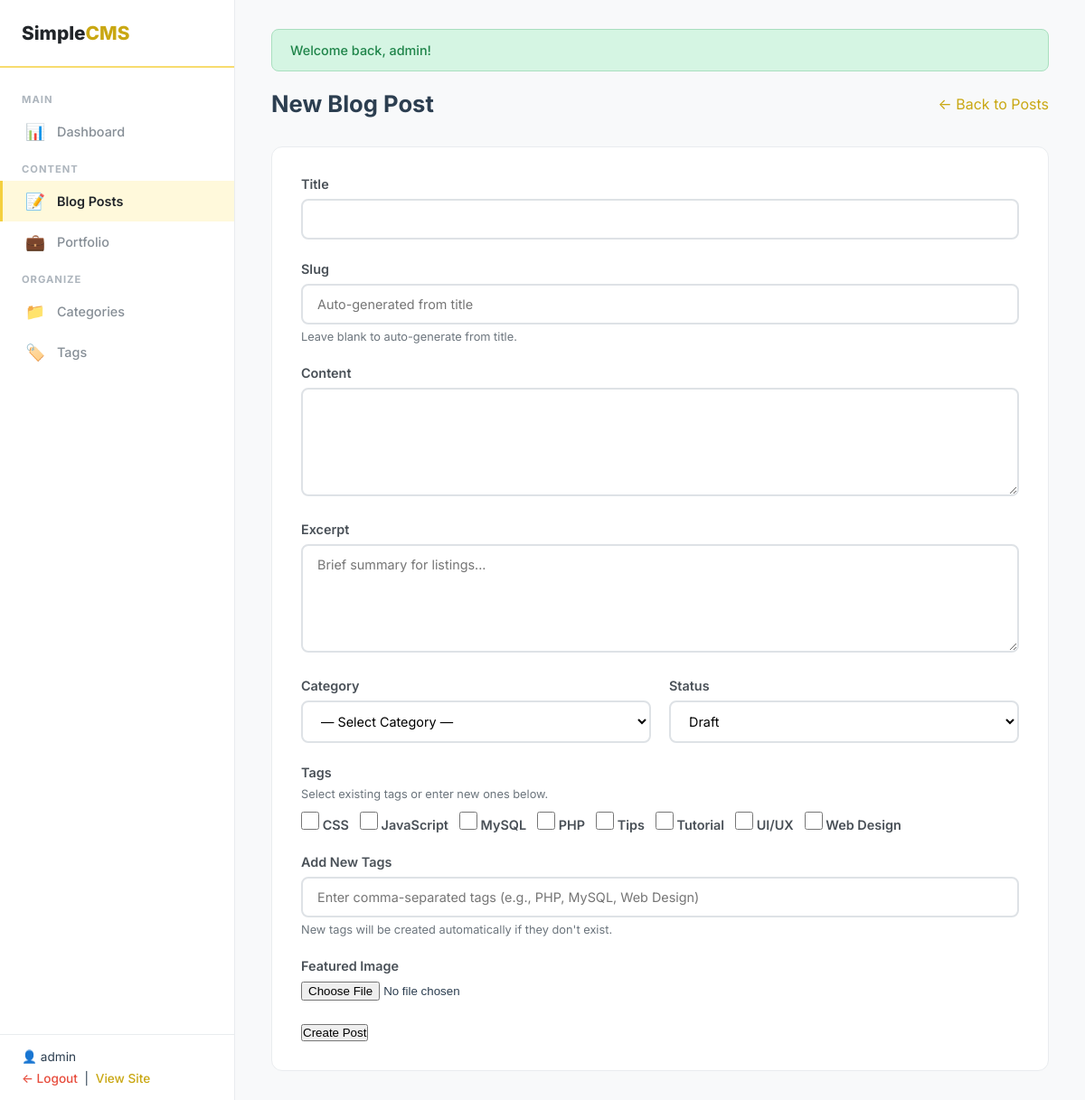
The page /admin/posts/create.php (signed in) on the database its author committed.
### tables this page shows
CREATE TABLE IF NOT EXISTS `users` (
    `id` INT UNSIGNED AUTO_INCREMENT PRIMARY KEY,
    `username` VARCHAR(50) NOT NULL UNIQUE,
    `password` VARCHAR(255) NOT NULL,
    `email` VARCHAR(100) NOT NULL UNIQUE,
    `created_at` DATETIME NOT NULL DEFAULT CURRENT_TIMESTAMP
);

CREATE TABLE IF NOT EXISTS `tags` (
    `id` INT UNSIGNED AUTO_INCREMENT PRIMARY KEY,
    `name` VARCHAR(100) NOT NULL,
    `slug` VARCHAR(120) NOT NULL UNIQUE
);

### includes/functions.php (called while the page is built, shortened)
<?php
function sanitize($str) {
    return htmlspecialchars($str, ENT_QUOTES, 'UTF-8');
}
function isLoggedIn() {
    return isset($_SESSION['user_id']);
}
function getCurrentUser($conn) {
    $stmt = mysqli_prepare($conn, "SELECT id, username, email FROM users WHERE id = ?");
    mysqli_stmt_bind_param($stmt, 'i', $_SESSION['user_id']);
    mysqli_stmt_execute($stmt);
    $result = mysqli_stmt_get_result($stmt);
    $user = mysqli_fetch_assoc($result);
    return $user;
}
function getFlash() {
    if (isset($_SESSION['flash'])) {
        $flash = $_SESSION['flash'];
        return $flash;
    }
    return null;
}

### admin/posts/create.php (the view, shortened to what this page needs)
<?php
require_once __DIR__ . '/../includes/header.php';
$allTags = mysqli_query($conn, "SELECT * FROM tags ORDER BY name");
?>
<div class="admin-topbar">
    <h1>New Blog Post</h1>
    <a href="<?= ADMIN_URL ?>/posts/" class="btn btn-outline btn-sm">← Back to Posts</a>
</div>
<div class="admin-form-wrap">
<form method="POST" enctype="multipart/form-data">
    <div class="form-group">
        <label for="title">Title</label>
        <input type="text" id="title" name="title" value="<?= sanitize($_POST['title'] ?? '') ?>" required>
    </div>
    <div class="form-group">
        <label for="slug">Slug</label>
        <input type="text" id="slug" name="slug" value="<?= sanitize($_POST['slug'] ?? '') ?>" placeholder="Auto-generated from title">
        <p class="help-text">Leave blank to auto-generate from title.</p>
    </div>
    <div class="form-group">
        <label for="content">Content</label>
        <textarea id="content" name="content" class="rich-editor"><?= $_POST['content'] ?? '' ?></textarea>
    </div>
    <div class="form-group">
        <label for="excerpt">Excerpt</label>
        <textarea id="excerpt" name="excerpt" rows="3" placeholder="Brief summary for listings..."><?= sanitize($_POST['excerpt'] ?? '') ?></textarea>
    </div>
    <div class="form-row">
        <div class="form-group">
            <label for="category_id">Category</label>
            <select id="category_id" name="category_id">
                <option value="">— Select Category —</option>
            </select>
        </div>
        <div class="form-group">
            <label for="status">Status</label>
            <select id="status" name="status">
                <option value="draft" <?= (($_POST['status'] ?? '') === 'draft') ? 'selected' : '' ?>>Draft</option>
            </select>
        </div>
    </div>
    <div class="form-group">
        <label for="tags">Tags</label>
        <p class="help-text" style="margin-bottom:12px">Select existing tags or enter new ones below.</p>
        <div style="display:flex;flex-wrap:wrap;gap:12px;margin-bottom:16px">
        <?php mysqli_data_seek($allTags, 0); while ($tag = mysqli_fetch_assoc($allTags)): ?>
            <label class="form-check">
                <input type="checkbox" name="tags[]" value="<?= $tag['id'] ?>" <?= in_array($tag['id'], $_POST['tags'] ?? []) ? 'checked' : '' ?>>
                <?= sanitize($tag['name']) ?>
            </label>
        <?php endwhile; ?>
        </div>
        <label for="custom_tags">Add New Tags</label>
        <input type="text" id="custom_tags" name="custom_tags" value="<?= sanitize($_POST['custom_tags'] ?? '') ?>" placeholder="Enter comma-separated tags (e.g., PHP, MySQL, Web Design)">
        <p class="help-text">New tags will be created automatically if they don't exist.</p>
    </div>
    <div class="form-group">
        <label for="featured_image">Featured Image</label>
        <input type="file" id="featured_image" name="featured_image" class="img-input" data-preview="img-preview" accept="image/*">
    </div>
    <button type="submit" class="btn btn-primary">Create Post</button>
</form>
</div>
<?php require_once __DIR__ . '/../includes/footer.php'; ?>

### admin/includes/header.php (shortened to what this page needs)
<?php require_once __DIR__ . '/auth_check.php'; $currentUser = getCurrentUser($conn); ?>
<!DOCTYPE html>
<html lang="en">
<head>
    <link rel="stylesheet" href="<?= SITE_URL ?>/public/css/admin.css">
</head>
<body class="admin-body">
<aside class="admin-sidebar">
    <div class="sidebar-brand">Simple<span>CMS</span></div>
    <nav class="sidebar-nav">
        <div class="sidebar-section">Main</div>
        <a href="<?= ADMIN_URL ?>/index.php" class="<?= basename($_SERVER['PHP_SELF']) === 'index.php' && strpos($_SERVER['PHP_SELF'], '/admin/posts/') === false && strpos($_SERVER['PHP_SELF'], '/admin/portfolio/') === false ? 'active' : '' ?>">
            <span class="nav-icon">📊</span> Dashboard
        </a>
        <div class="sidebar-section">Content</div>
        <a href="<?= ADMIN_URL ?>/posts/" class="<?= strpos($_SERVER['PHP_SELF'], '/admin/posts/') !== false ? 'active' : '' ?>">
            <span class="nav-icon">📝</span> Blog Posts
        </a>
        <a href="<?= ADMIN_URL ?>/portfolio/" class="<?= strpos($_SERVER['PHP_SELF'], '/admin/portfolio/') !== false ? 'active' : '' ?>">
            <span class="nav-icon">💼</span> Portfolio
        </a>
        <div class="sidebar-section">Organize</div>
        <a href="<?= ADMIN_URL ?>/categories.php" class="<?= basename($_SERVER['PHP_SELF']) === 'categories.php' ? 'active' : '' ?>">
            <span class="nav-icon">📁</span> Categories
        </a>
        <a href="<?= ADMIN_URL ?>/tags.php" class="<?= basename($_SERVER['PHP_SELF']) === 'tags.php' ? 'active' : '' ?>">
            <span class="nav-icon">🏷️</span> Tags
        </a>
    </nav>
    <div class="sidebar-footer">
        <p style="margin-bottom:8px">👤 <?= sanitize($currentUser['username'] ?? 'Admin') ?></p>
        <a href="<?= ADMIN_URL ?>/logout.php">← Logout</a>
        &nbsp;|&nbsp;
        <a href="<?= SITE_URL ?>/" style="color:var(--gold)">View Site</a>
    </div>
</aside>
<main class="admin-main">
<?php $flash = getFlash(); if ($flash): ?>
    <div class="alert alert-<?= $flash['type'] ?>"><?= sanitize($flash['message']) ?></div>
<?php endif; ?>

### public/css/admin.css (style rules this page uses)
:root { --lemon: #F7DC6F; --lemon-light: #FFF9DB; --lemon-dark: #D4AC0D; --lemon-vivid: #F4D03F; --gold: #C9A712; --white: #FFFFFF; --off-white: #FAFAFA; --gray-50: #F8F9FA; --gray-100: #F1F3F5; --gray-200: #E9ECEF; --gray-300: #DEE2E6; --gray-400: #CED4DA; --gray-500: #ADB5BD; --gray-600: #868E96; --gray-700: #495057; --gray-800: #343A40; --gray-900: #212529; --text: #2C3E50; --text-light: #6C757D; --danger: #E74C3C; --success: #27AE60; --info: #3498DB; --shadow-sm: 0 1px 3px rgba(0,0,0,.06); --shadow: 0 4px 16px rgba(0,0,0,.08); --radius: 12px; --radius-sm: 8px; --transition: .25s cubic-bezier(.4,0,.2,1); --font: 'Inter', -apple-system, sans-serif; --sidebar-w: 260px; }
*, *::before, *::after { box-sizing: border-box; margin: 0; padding: 0; }
body.admin-body { font-family: var(--font); color: var(--text); background: var(--gray-50); display: flex; min-height: 100vh; -webkit-font-smoothing: antialiased; }
a { color: var(--gold); text-decoration: none; }
.admin-sidebar { width: var(--sidebar-w); background: var(--white); border-right: 1px solid var(--gray-200); position: fixed; top: 0; left: 0; bottom: 0; overflow-y: auto; display: flex; flex-direction: column; z-index: 100; }
.sidebar-brand { padding: 24px; font-size: 1.3rem; font-weight: 800; color: var(--gray-900); border-bottom: 2px solid var(--lemon); }
.sidebar-brand span { color: var(--gold); }
.sidebar-nav { flex: 1; padding: 16px 0; }
.sidebar-nav a { display: flex; align-items: center; gap: 12px; padding: 12px 24px; color: var(--gray-600); font-weight: 500; font-size: .9rem; transition: all var(--transition); border-left: 3px solid transparent; }
.sidebar-nav a.active { background: var(--lemon-light); color: var(--gray-900); border-left-color: var(--lemon-vivid); font-weight: 600; }
.sidebar-nav .nav-icon { font-size: 1.1rem; width: 24px; text-align: center; }
.sidebar-section { padding: 12px 24px 6px; font-size: .7rem; font-weight: 700; color: var(--gray-500); text-transform: uppercase; letter-spacing: 1px; }
.sidebar-footer { padding: 16px 24px; border-top: 1px solid var(--gray-200); font-size: .85rem; }
.sidebar-footer a { color: var(--danger); font-weight: 500; }
.admin-main { margin-left: var(--sidebar-w); flex: 1; padding: 32px 40px; min-height: 100vh; }
.admin-topbar { display: flex; justify-content: space-between; align-items: center; margin-bottom: 32px; }
.admin-topbar h1 { font-size: 1.6rem; font-weight: 700; }
.admin-form-wrap { background: var(--white); border-radius: var(--radius); border: 1px solid var(--gray-200); padding: 32px; }
.form-group { margin-bottom: 24px; }
.form-group label { display: block; font-weight: 600; font-size: .9rem; margin-bottom: 8px; color: var(--gray-700); }
.form-group input[type="text"], .form-group input[type="email"], .form-group input[type="password"], .form-group input[type="url"], .form-group textarea, .form-group select { width: 100%; padding: 12px 16px; border: 2px solid var(--gray-300); border-radius: var(--radius-sm); font-family: var(--font); font-size: .9rem; transition: border-color var(--transition); background: var(--white); }
.form-group textarea { min-height: 120px; resize: vertical; }
.form-group .help-text { font-size: .8rem; color: var(--text-light); margin-top: 6px; }
.form-row { display: grid; grid-template-columns: 1fr 1fr; gap: 20px; }
.form-check { display: flex; align-items: center; gap: 10px; cursor: pointer; }
.form-check input[type="checkbox"] { width: 20px; height: 20px; accent-color: var(--lemon-vivid); }
.alert { padding: 14px 20px; border-radius: var(--radius-sm); margin-bottom: 20px; font-size: .9rem; font-weight: 500; animation: slideDown .3s ease; }
.alert-success { background: #D5F5E3; color: #1E8449; border: 1px solid #A9DFBF; }

### rows shown on the page
users: username "admin"
tags: name "CSS"
tags: name "JavaScript"
tags: name "MySQL"
tags: name "PHP"
tags: name "Tips"
tags: name "Tutorial"
tags: name "UI/UX"
tags: name "Web Design"

### other values the page prints
$flash['message'] "Welcome back, admin!"
